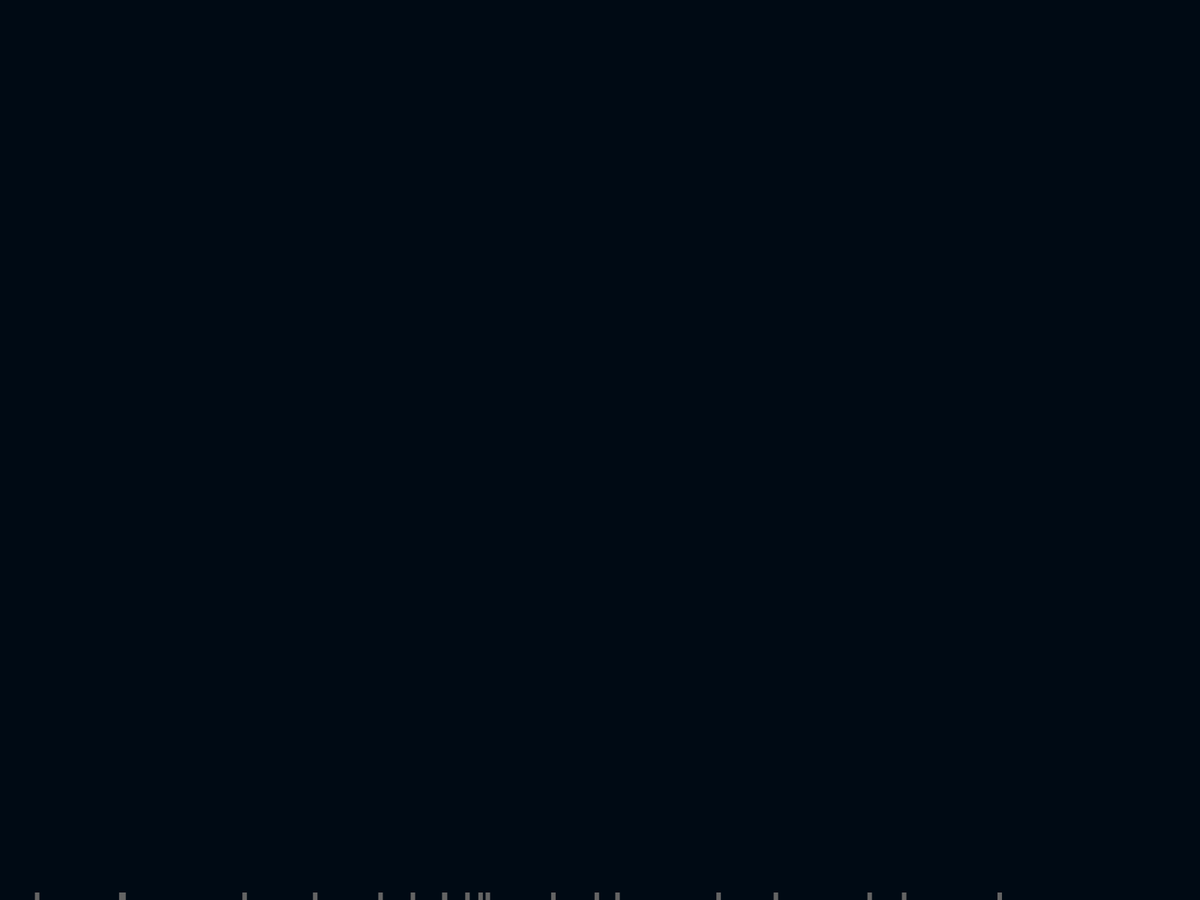
Frame 1 (no input)
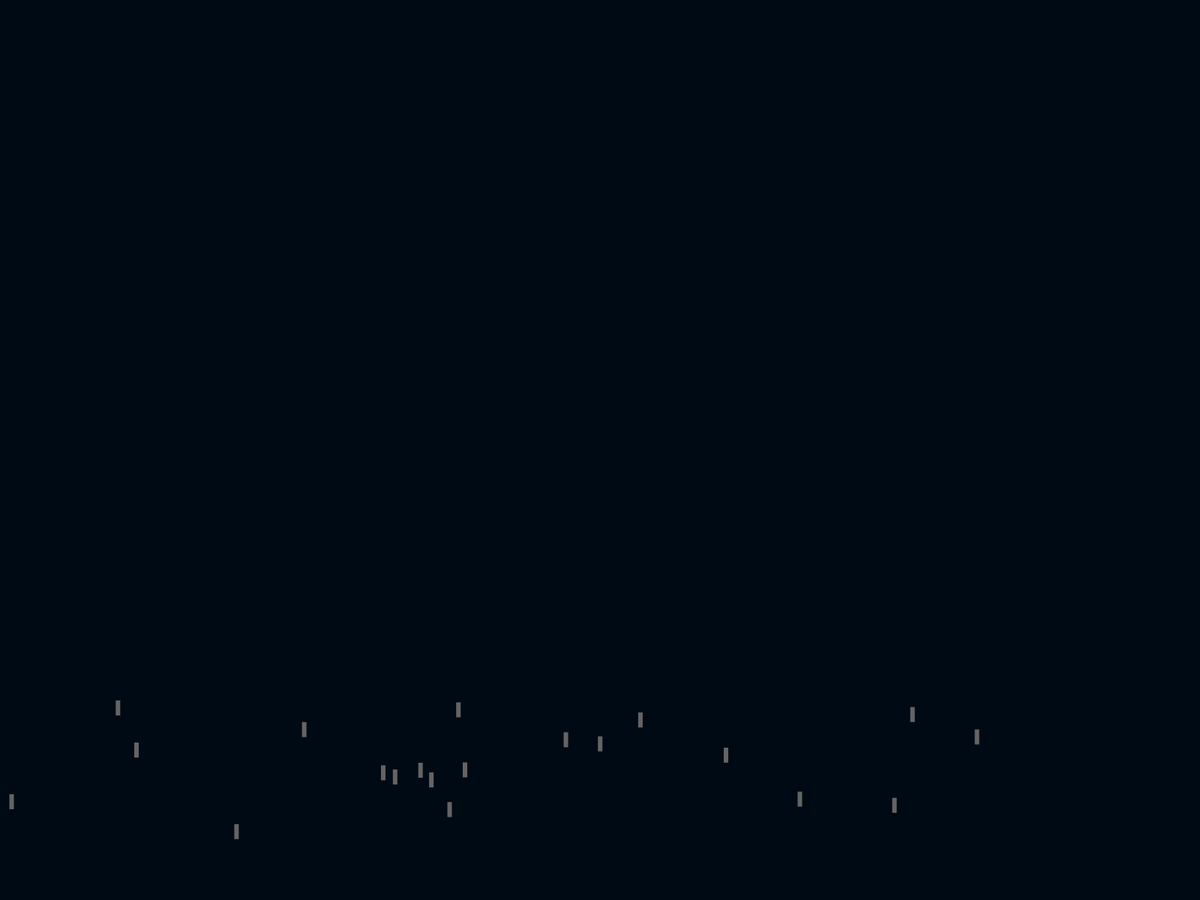
Frame 60 (the mouse pressed at the canvas centre just before this capture)
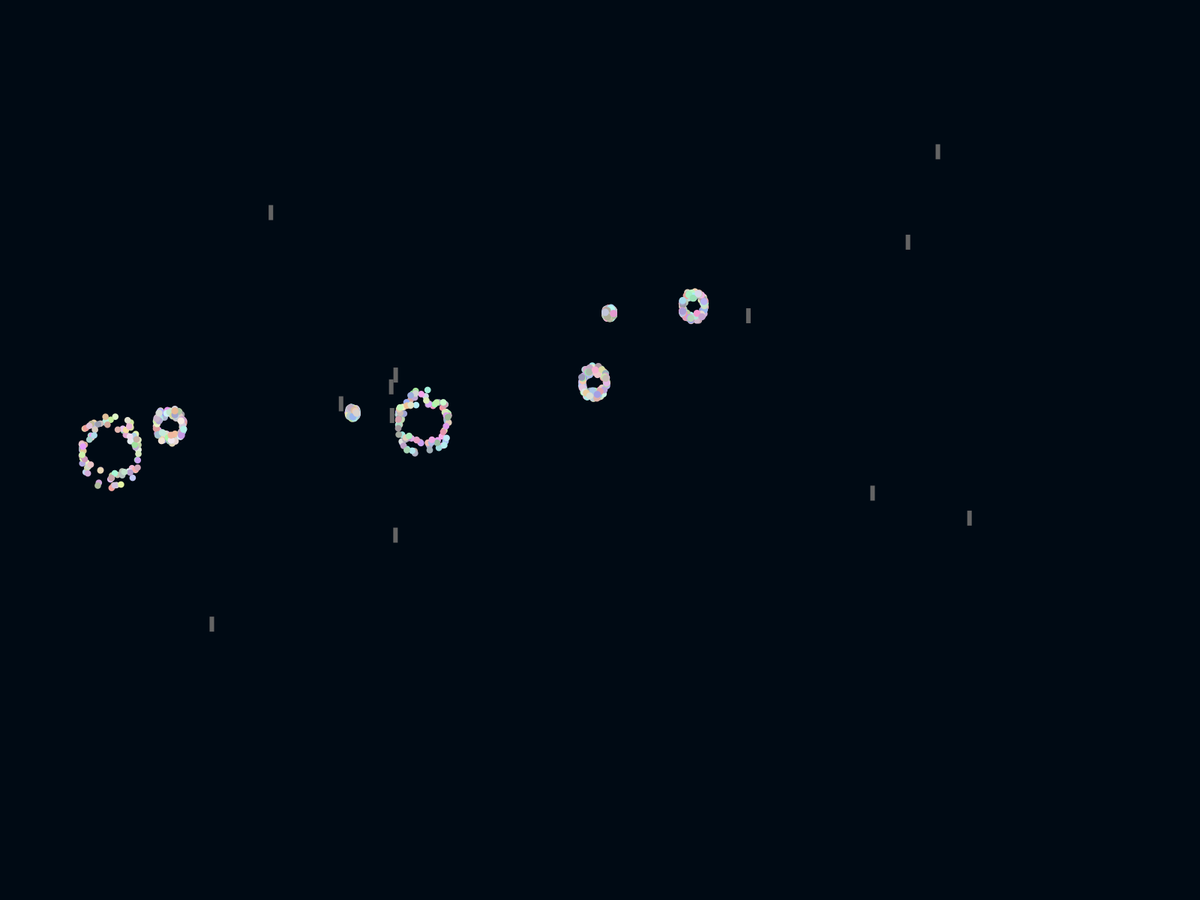
Frame 120 (the mouse held since frame 60 and released just before this capture)

The Processing sketch that drew these frames (run headless with seeded random() and noise(); from frame 60 on, the mouse is pressed at the canvas centre):

// Processing sketch: Fireworks
// ── Fireworks.pde
Firework[] fireworks;
float randFloat;

void setup() {
  fullScreen();
  
  fireworks = new Firework[20];
  for (int i = 0; i < fireworks.length; i++) {
    fireworks[i] = new Firework();
  }
  randFloat = random(0, 9);
}

void draw() {
  translate(width/2, height);
  background(0, 10, 20);

  for (int i = 0; i < fireworks.length; i++) {
    fireworks[i].show();
  }
}

// ── Firework.pde
class Firework {
  float x = random(-width/2, width/2);
  float y = 0;
  float velocity = 0;
  float thrust = random(0.05, 0.15);
  float wind = random(-0.02, 0.02);
  float windVelocity = 0;
  float explosionDist = -random(height/2, height);
  Sparks[] sparks;
  boolean spark = true;
  float time = random(3, 8);
  boolean reset = false;

  void show() {
    reset = false;
    if (y > explosionDist) {
      y -= velocity;
      velocity += thrust;
      x += windVelocity;
      windVelocity += wind;
      fill(100);
      noStroke();
      rect(x - 3, y - 10, 6, 20);
    } else if (!reset) {
      if (spark) {
        sparks = new Sparks[100];
        for (int i = 0; i < sparks.length; i++) {
          sparks[i] = new Sparks(x, y);
        }
        spark = false;
      }
      for (int i = 0; i < sparks.length; i++) {
        sparks[i].show();
      }
      time -= 0.02;
      if (time < 0) {
        x = random(-width/2, width/2);
        y = 0;
        velocity = 0;
        thrust = random(0.05, 0.15);
        wind = random(0.02, 0.02);
        windVelocity = 0;
        explosionDist = -random(height/2, height);
        time = random(3, 8);
        reset = true;
        spark = true;
      }
    }
  }
}
// ── Sparks.pde
class Sparks {
  float x;
  float y;

  float time = 0;
  float angle = random(0, TWO_PI);
  float velocity = random(0, 1);
  float gravity = 0.02;

  float r = random(150, 250);
  float g = random(150, 250);
  float b = random(150, 250);

  Sparks(float _x, float _y) {
    x = _x;
    y = _y;
  }

  void show() {
    if (time < 2) {
      x += 1.4 * cos(angle);
      y += 1.4 * sin(angle);
      y += velocity;
      velocity += gravity;

      noStroke();
      fill(r, g, b);
      ellipse(x, y, map(time, 0, 2, 10, 0), map(time, 0, 2, 10, 0));
    }
    time += 0.01;
  }
}
